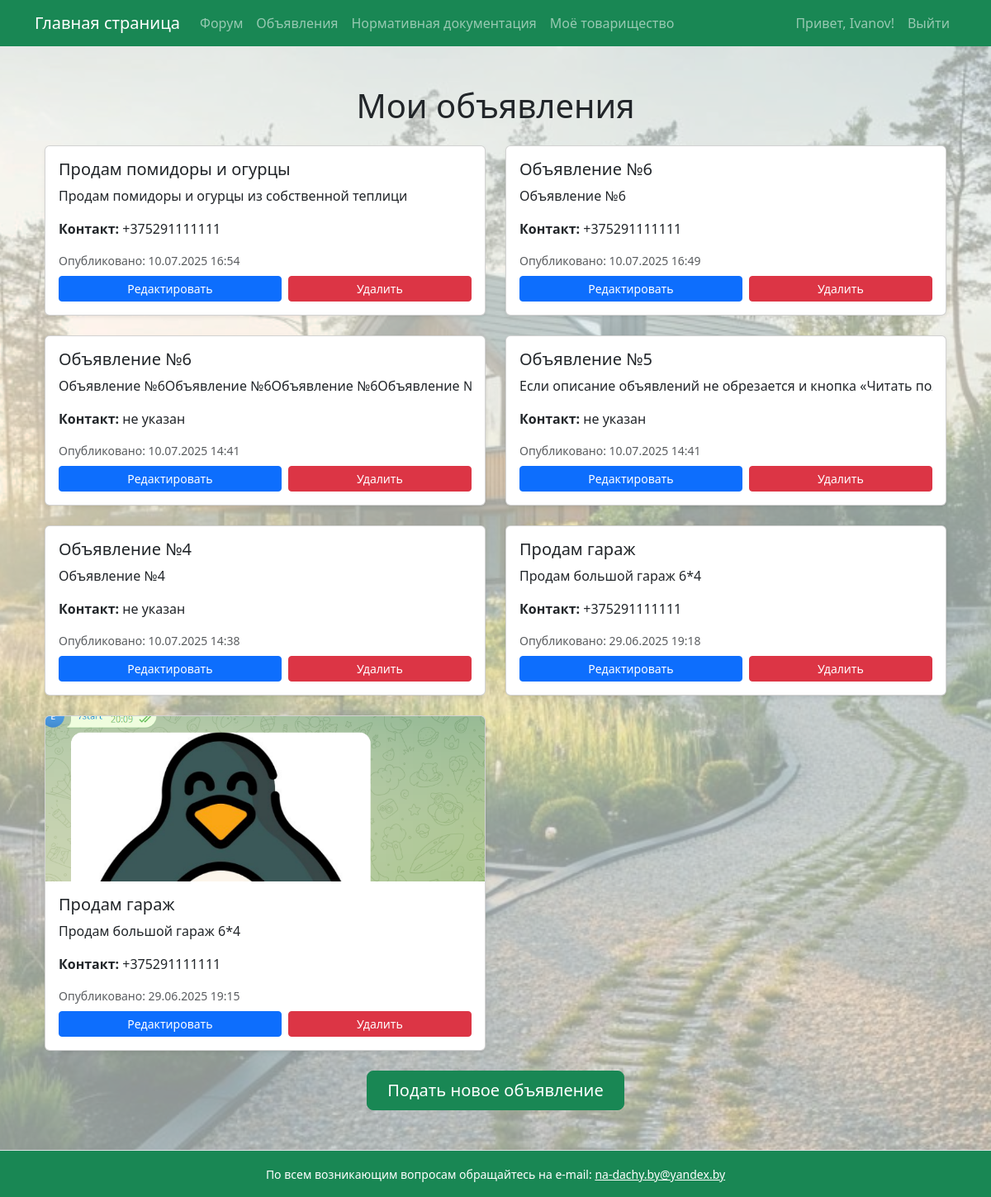
Screenshot of /my-ads/ (signed in) with the database file from the repository.
### garden/models.py (models this page shows, shortened)
class Advertisement(models.Model):
    TOPIC_CHOICES = [
        ('sale_rent', 'Продажа/аренда участков'),
        ('services', 'Услуги'),
        ('equipment', 'Техника'),
        ('materials', 'Материалы'),
        ('garden', 'Сад и огород'),
        ('other', 'Другое'),
    ]
    community = models.ForeignKey(
        'Community',  # Замените 'Community' на имя вашей модели товарищества
        on_delete=models.CASCADE,
        related_name='advertisements',
        verbose_name='Товарищество'
    )
    title = models.CharField(max_length=200)
    description = models.TextField()
    photo = models.ImageField(upload_to='ads_photos/', blank=True, null=True)
    contact = models.CharField(max_length=100, verbose_name='Контакт для связи')
    topic = models.CharField(max_length=20, choices=TOPIC_CHOICES, verbose_name='Тема объявления')
    owner = models.ForeignKey(settings.AUTH_USER_MODEL, on_delete=models.CASCADE, related_name='advertisements')
    created_at = models.DateTimeField(auto_now_add=True)
    updated_at = models.DateTimeField(auto_now=True)

### garden/views.py (the view)
# urls.py: path('my-ads/', views.my_ads, name='my_ads'),
@login_required
def my_ads(request):
    ads = Advertisement.objects.filter(owner=request.user).order_by('-created_at')
    return render(request, 'my_ads.html', {'ads': ads})

### garden/context_processors.py (called while the page is built)
def total_visits_processor(request):
    counter, created = PageVisit.objects.get_or_create(page_name='main_page')
    return {
        'total_visits': counter.visits
    }

def online_users_processor(request):
    now = timezone.now()
    active_threshold = now - timedelta(seconds=40)  # считаем активными за последние 40 секунд
    online_count = Profile.objects.filter(last_seen__gte=active_threshold).count()
    return {'online_users': online_count}

### garden/templates/my_ads.html
{% extends "base.html" %}
{% block content %}
<div class="container my-4">
  <h1 class="mb-4 text-center">Мои объявления</h1>
  {% if ads %}
    <div class="row row-cols-1 row-cols-md-2 g-4">
      {% for ad in ads %}
      <div class="col">
        <div class="card h-100 shadow-sm">
          {% if ad.photo %}
            <img src="{{ ad.photo.url }}" alt="{{ ad.title }}" class="card-img-top" style="object-fit: cover; max-height: 200px;">
          {% endif %}
          <div class="card-body d-flex flex-column">
            <h5 class="card-title">{{ ad.title }}</h5>
            <p class="card-text text-truncate" style="-webkit-line-clamp: 4; display: -webkit-box; -webkit-box-orient: vertical; overflow: hidden;">
              {{ ad.description }}
            </p>
            <p class="mt-auto"><strong>Контакт:</strong> {{ ad.contact }}</p>
            <p class="text-muted small mb-2">Опубликовано: {{ ad.created_at|date:"d.m.Y H:i" }}</p>
            <div class="d-flex gap-2">
              <a href="{% url 'edit_advertisement' ad.pk %}" class="btn btn-sm btn-primary flex-fill">Редактировать</a>
              <a href="{% url 'delete_advertisement' ad.pk %}" class="btn btn-sm btn-danger flex-fill" onclick="return confirm('Удалить объявление?');">Удалить</a>
            </div>
          </div>
        </div>
      </div>
      {% endfor %}
    </div>
  {% else %}
    <p class="text-center fst-italic">У вас пока нет объявлений.</p>
  {% endif %}
  <div class="text-center mt-4">
    <a href="{% url 'create_advertisement' %}" class="btn btn-success btn-lg px-4">Подать новое объявление</a>
  </div>
</div>
{% endblock %}

### templates/base.html (shortened to what this page needs)
<!DOCTYPE html>
<html lang="ru">
<head>
    <link rel="stylesheet" href="https://cdn.jsdelivr.net/npm/bootstrap@5.3.0/dist/css/bootstrap.min.css">
</head>
<body>
    <div class="page-container">
        <nav class="navbar navbar-expand-lg navbar-dark bg-success mb-4">
            <div class="container">
                <a class="navbar-brand" href="{% url 'main_page' %}">Главная страница</a>
                <div class="collapse navbar-collapse" id="navbarSupportedContent">
                    <ul class="navbar-nav me-auto mb-2 mb-lg-0">
                        <li class="nav-item"><a class="nav-link" href="{% url 'forum' %}">Форум</a></li>
                        <li class="nav-item"><a class="nav-link" href="{% url 'ads' %}">Объявления</a></li>
                        <li class="nav-item"><a class="nav-link" href="https://strb.by/?page_id=22" target="_blank" rel="noopener noreferrer">Нормативная документация</a></li>
                        <li class="nav-item"><a class="nav-link" href="{% url 'my_community' %}">Моё товарищество</a></li>
                    </ul>
                    <ul class="navbar-nav ms-auto mb-2 mb-lg-0">
                        {% if user.is_authenticated %}
                            <li class="nav-item">
                                <span class="nav-link">Привет, {{ user.username }}!</span>
                            </li>
                            <li class="nav-item">
                                <a class="nav-link" href="#" onclick="event.preventDefault(); document.getElementById('logout-form').submit();">
                                    Выйти
                                </a>
                            </li>
                        {% else %}
                            <li class="nav-item"><a class="nav-link" href="{% url 'login' %}">Войти</a></li>
                        {% endif %}
                    </ul>
                </div>
            </div>
        </nav>
        <main class="content-wrap container">
            {% block content %}
            {% endblock %}
        </main>
        <footer class="bg-success text-center py-3 mt-4 border-top text-white">
            <div class="container">
                <small>
                    По всем возникающим вопросам обращайтесь на e-mail:
                    <a href="mailto:na-dachy.by@yandex.by" class="text-white text-decoration-underline">
                        na-dachy.by@yandex.by
                    </a>
                </small>
            </div>
        </footer>
    </div>
</body>
</body>
</html>

### templates/base.html (style rules this page uses)
body, html { height: 100%; margin: 0; }
.page-container { min-height: 100vh; display: flex; flex-direction: column; min-height: 100vh; background-image: url('/static/images/background.jpg'); background-repeat: no-repeat; background-position: center center; background-size: cover; background-color: rgba(240, 248, 245, 0.6); background-blend-mode: lighten; }
.content-wrap { flex: 1; }

### rows the page displays
Advertisement: title "Продам помидоры и огурцы", description "Продам помидоры и огурцы из собственной теплици", contact "+375291111111", created_at "10.07.2025 16:54"
Advertisement: title "Объявление №6", description "Объявление №6", contact "+375291111111", created_at "10.07.2025 16:49"
Advertisement: title "Объявление №6", description "Объявление №6Объявление №6Объявление №6Объявление…", contact "не указан", created_at "10.07.2025 14:41"
Advertisement: title "Объявление №5", description "Если описание объявлений не обрезается и кнопка «Читать…", contact "не указан", created_at "10.07.2025 14:41"
Advertisement: title "Объявление №4", description "Объявление №4", contact "не указан", created_at "10.07.2025 14:38"
Advertisement: title "Продам гараж", description "Продам большой гараж 6*4", contact "+375291111111", created_at "29.06.2025 19:18"
Advertisement: photo (picture), title "Продам гараж", description "Продам большой гараж 6*4", contact "+375291111111", created_at "29.06.2025 19:15"

### other values shown
{{ user.username }} "Ivanov"
